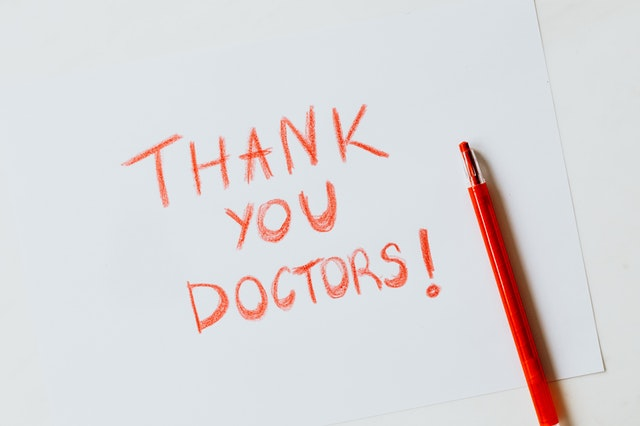
#> input picture CV/CV_WEEK03_1_PM/images/paper.jpg, 640 x 426 px
$ python opencv_basic08.py
#> lines starting #> are read from the running program, lines starting #| are printed output that depends on the picture
import cv2

img = cv2.imread("./images/paper.jpg")
#> img is the input picture: shape (426, 640, 3); mean B, G, R 217.8, 216, 219.9
img2 = cv2.imread("./images/color.jpg")
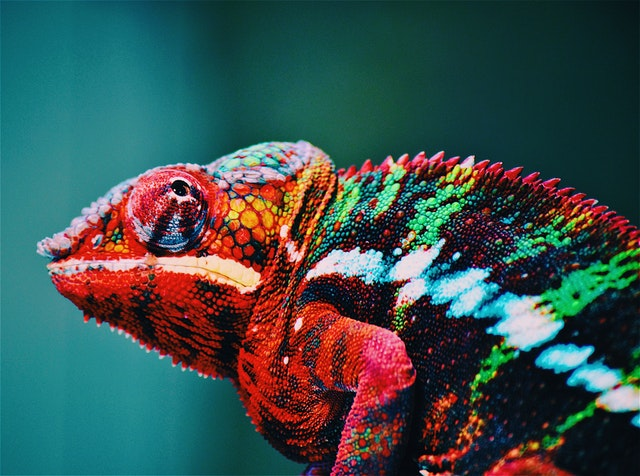
#> input picture CV/CV_WEEK03_1_PM/images/color.jpg, 640 x 476 px
#> img2 is the input picture: shape (476, 640, 3); mean B, G, R 78, 79.8, 59.2

print(img.shape)
#| (426, 640, 3)
print(img2.shape)
#| (476, 640, 3)

img = cv2.resize(img, (640, 420))
#> img: shape (420, 640, 3)
img2 = cv2.resize(img2, (640, 420))
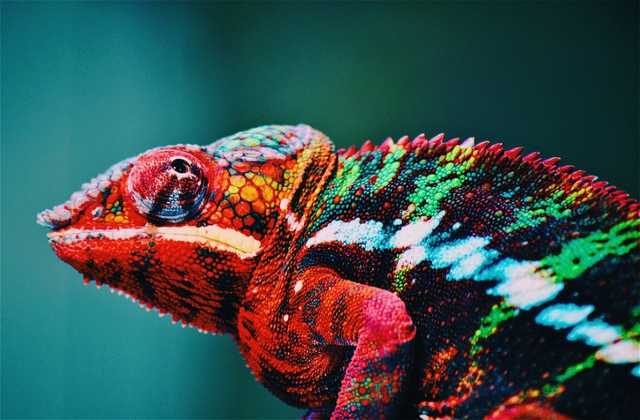
#> img2: shape (420, 640, 3); mean B, G, R 77.9, 79.7, 59.1

print(img.shape)
#| (420, 640, 3)
print(img2.shape)
#| (420, 640, 3)

## 이미지를 겹침 ( 더함 )
added_img = cv2.add(img, img2)
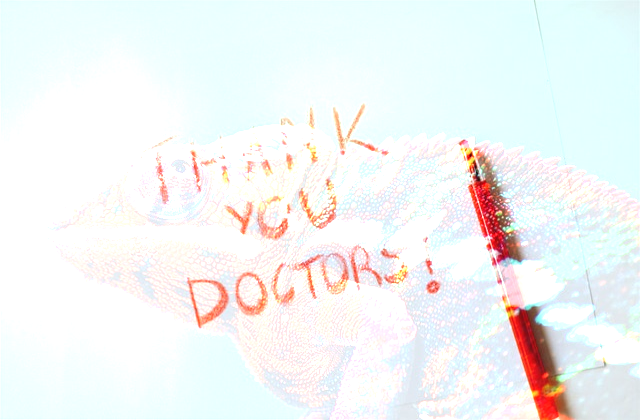
#> added_img: shape (420, 640, 3); mean B, G, R 244.6, 245, 242.3

## 이미지에 가중치를 줘서 겹침 ( 더함 )
added_img2 = cv2.addWeighted(img, .8, img2, .2, 1)
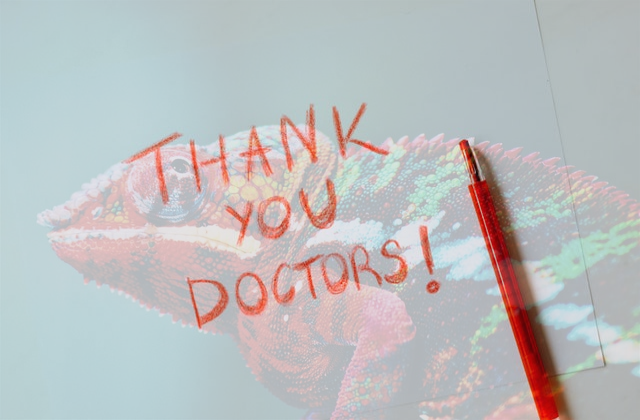
#> added_img2: shape (420, 640, 3); mean B, G, R 190.8, 189.7, 188.7


#textoftheimage = img[109:331, 94:475]
# img[59:281, 44:425] = textoftheimage

cv2.imshow("img", added_img2)
cv2.waitKey(0)
cv2.destroyAllWindows()
